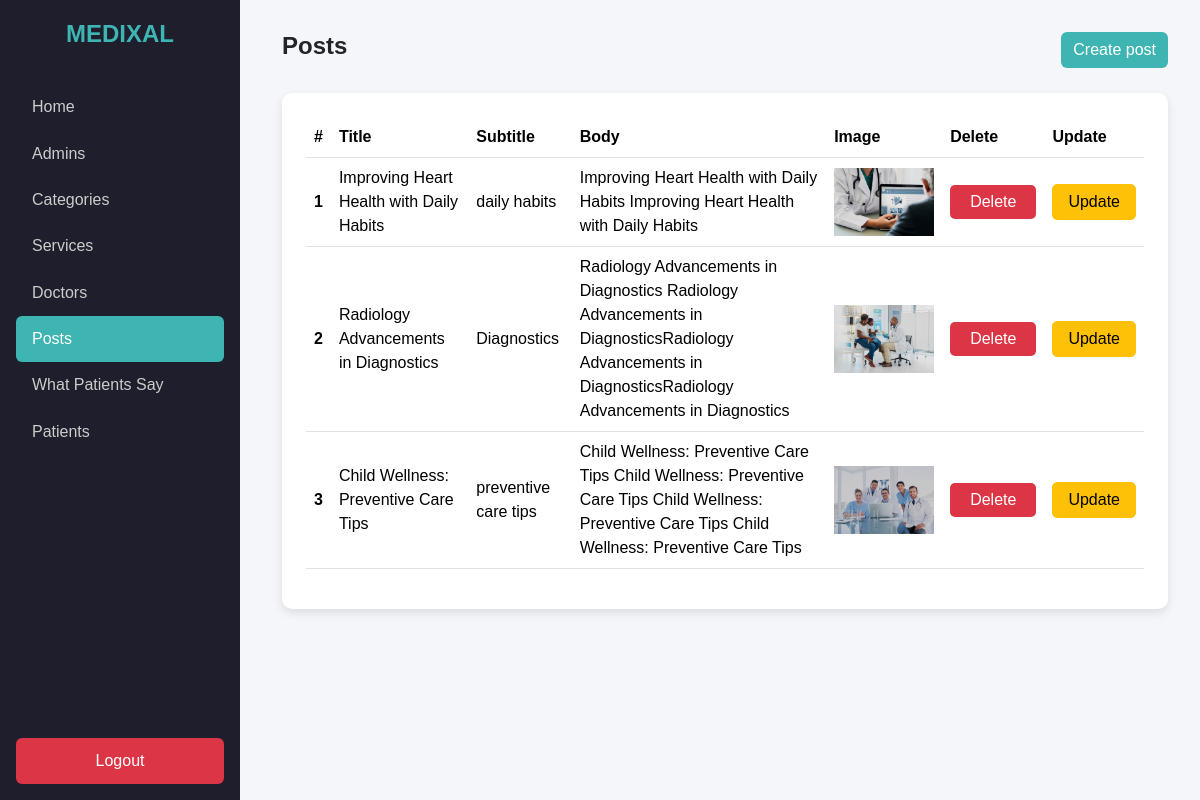
The app's page /admin-panel/testimony-admins/show-posts.php (signed in), older data.
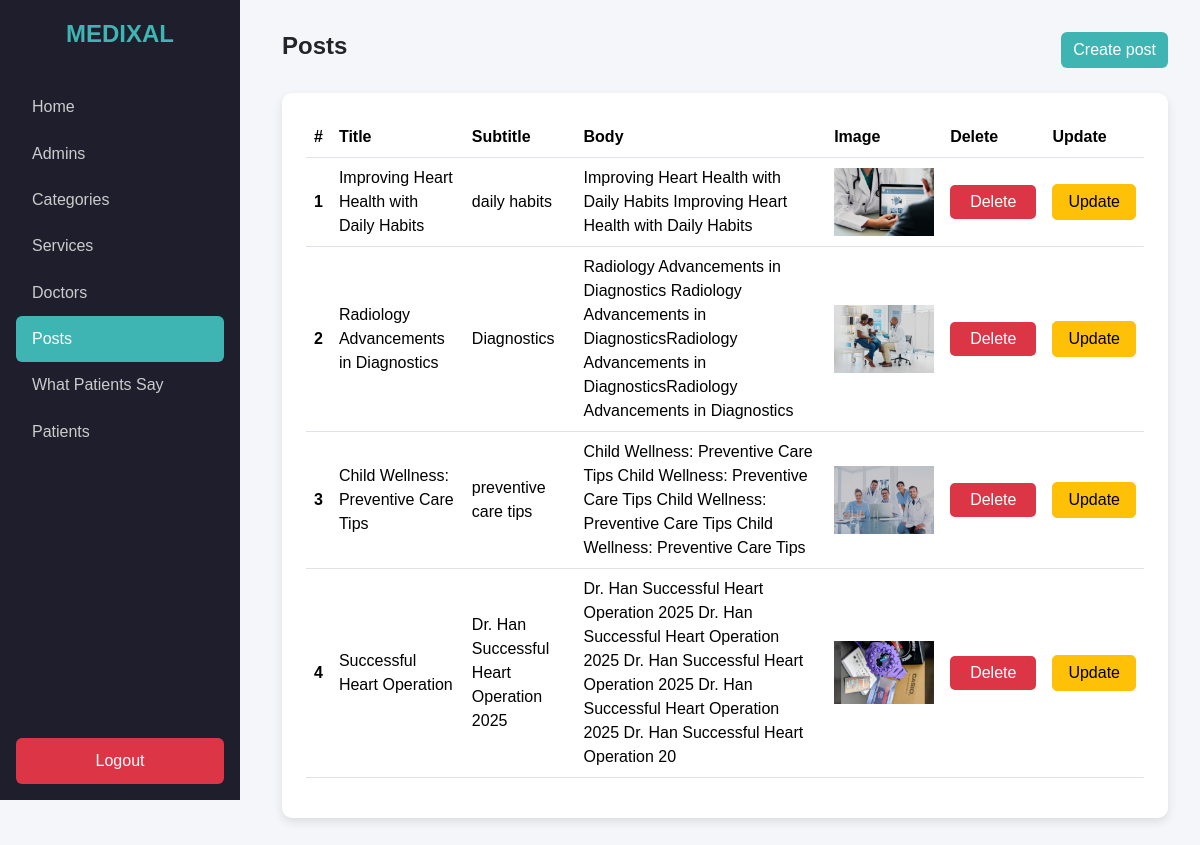
The same page, newer data.
### tables this page shows
CREATE TABLE IF NOT EXISTS `posts` (
  `id` int NOT NULL AUTO_INCREMENT,
  `title` varchar(200) NOT NULL,
  `subtitle` varchar(200) NOT NULL,
  `body` varchar(255) NOT NULL,
  `image` varchar(255) NOT NULL,
  `category_id` varchar(20) NOT NULL,
  `created_at` timestamp NOT NULL DEFAULT CURRENT_TIMESTAMP,
  PRIMARY KEY (`id`)
);

### admin-panel/testimony-admins/show-posts.php (the view, shortened to what this page needs)
<?php
require_once "../../includes/dbh.php";
$sql = "SELECT * from posts";
$stmt = $db->prepare($sql);
$stmt->execute();
$posts = $stmt->fetchAll(PDO::FETCH_ASSOC);
?>
<!DOCTYPE html>
<html lang="en">
<head>
  <link href="https://cdn.jsdelivr.net/npm/bootstrap@5.3.3/dist/css/bootstrap.min.css" rel="stylesheet">
  <link href="../styles/style.css" rel="stylesheet">
</head>
<body>
  <div class="sidebar">
    <div class="logo">MEDIXAL</div>
    <a href="../index.php">Home</a>
    <a href="../admins/admins.php">Admins</a>
    <a href="../categories-admins/show-categories.php">Categories</a>
    <a href="../services-admins/show-services.php">Services</a>
    <a href="../doctor-admins/show-doctors.php">Doctors</a>
    <a href="show-posts.php" class="active">Posts</a>
    <a href="../patients-say-admins/show-testimonials.php">What Patients Say</a>
    <a href="../patients-admins/show-patients.php">Patients</a>
    <?php if(isset($_SESSION["admin_name"])) : ?>
    <a href="../logout.php" class="logout text-white">Logout</a>
    <?php  else :   ?>
    <a href="../admins/login-admins.php" class="logout text-white">Login</a>
    <?php endif; ?>
  </div>
  <div class="main-content">
    <div class="d-flex justify-content-between align-items-center mb-4">
      <h4 class="fw-bold">Posts</h4>
        <?php if (isset($_SESSION["admin_name"])) : ?>
      <a href="create.php" class="btn btn-primary">Create post</a>
      <?php endif; ?>
    </div>
    <div class="card p-4">
      <div class="table-responsive">
        <table class="table table-hover align-middle">
          <thead>
            <tr>
              <th>#</th>
              <th>Title</th>
              <th>Subtitle</th>
              <th>Body</th>
              <th>Image</th>
              <th>Delete</th>
              <th>Update</th>
            </tr>
          </thead>
          <tbody>
            <?php if(isset($_SESSION["admin_name"])) : ?>
            <?php $i = 1; ?>
            <?php foreach ($posts as $index => $post) : ?>
            <tr>
               <th scope="row"><?php echo $i++; ?></th>
              <td><?php echo htmlspecialchars(!empty($post['title']) ? $post['title'] : $post['title']); ?></td>
              <td><?php echo htmlspecialchars(!empty($post['subtitle']) ? $post['subtitle'] : $post['subtitle']); ?></td>
              <td><?php echo htmlspecialchars($post["body"]) ?></td>
              <td><img src="../uploads/blog/<?php echo htmlspecialchars($post["image"]) ?>" alt="<?php echo htmlspecialchars($post["title"]) ?>" width="100px"  ></td>
              <?php if (isset($_SESSION["admin_name"])) : ?>
              <td><a href="delete.php?del_id=<?php echo $post["id"] ?>"><button>Delete</button></a></td>
              <td><a href="update.php?upd_id=<?php echo $post["id"] ?>"><button class="btn  btn-warning">Update</button></a></td>
              <?php endif; ?>
            </tr>
            <?php endforeach; ?>
               <?php else: ?>
              <tr><td colspan="7" class="text-center text-muted">No post Found.</td></tr>
            <?php endif; ?>
          </tbody>
        </table>
      </div>
    </div>
  </div>
</body>
</html>

### admin-panel/styles/style.css (style rules this page uses)
body { font-family: "Poppins", sans-serif; background-color: #f5f6fa; margin: 0; padding: 0; }
* { margin: 0; padding: 0; box-sizing: border-box; }
.sidebar { position: fixed; top: 0; left: 0; height: 100vh; width: 240px; background-color: #1e1e2d; color: #fff; display: flex; flex-direction: column; align-items: start; padding: 1rem; }
.sidebar .logo { font-size: 1.5rem; font-weight: 700; margin-bottom: 2rem; text-transform: uppercase; color: #3eb5b3; }
.sidebar a { color: #ccc; text-decoration: none; display: block; width: 100%; padding: 0.7rem 1rem; border-radius: 6px; transition: all 0.3s ease; }
.sidebar a:hover, .sidebar a.active { background-color: #3eb5b3; color: #fff; }
.sidebar .logout { margin-top: auto; background-color: #dc3545; text-align: center; border-radius: 6px; }
.main-content { margin-left: 250px; padding: 2rem; }
.card { border: none; border-radius: 10px; box-shadow: 0 4px 10px rgba(0,0,0,0.1); }
.table thead { background-color: #174E70; color: #fff; }
.btn-primary { background-color: #3eb5b3; border: none; }
button { border: none; color: #fff; background-color: #dc3545; border-radius: 5px; padding: 5px 20px; transition: 0.2s ease-in-out; }

### admin-panel/testimony-admins/show-posts.php (style rules this page uses)
body { font-family: "Poppins", sans-serif; background-color: #f5f6fa; margin: 0; padding: 0; }
.sidebar { position: fixed; top: 0; left: 0; height: 100vh; width: 240px; background-color: #1e1e2d; color: #fff; display: flex; flex-direction: column; align-items: start; padding: 1rem; }
.sidebar .logo { font-size: 1.5rem; font-weight: 700; margin-bottom: 2rem; text-transform: uppercase; color: #3eb5b3; display: block; width: 100%; text-align: center; }
.sidebar a { color: #ccc; text-decoration: none; display: block; width: 100%; padding: 0.7rem 1rem; border-radius: 6px; transition: all 0.3s ease; }
.sidebar a:hover, .sidebar a.active { background-color: #3eb5b3; color: #fff; }
.sidebar .logout { margin-top: auto; background-color: #dc3545; text-align: center; border-radius: 6px; }
.main-content { margin-left: 250px; padding: 2rem; }
.card { border: none; border-radius: 10px; box-shadow: 0 4px 10px rgba(0,0,0,0.1); }
.table thead { background-color: #174E70; color: #fff; }
.btn-primary { background-color: #3eb5b3; border: none; }
button { border: none; color: #fff; background-color: #dc3545; border-radius: 5px; padding: 5px 20px; transition: 0.2s ease-in-out; }
.btn-danger, .btn-warning { padding: 5px 15px; border-radius: 5px; transition: 0.2s ease-in-out; }

Row changes from the older to the newer data that the page shows:
added posts: title "Successful Heart Operation", subtitle "Dr. Han Successful Heart Operation 2025", body "Dr. Han Successful Heart Operation 2025 Dr. Han Successful Heart Operation 2025 Dr. Han Successful Heart Operation 2025 Dr. Han Successful Heart Operation 2025 Dr. Han Successful Heart Operation 20", image (picture)
